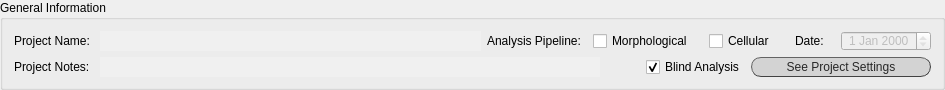
          <widget class="QGroupBox" name="groupBox_3">
           <property name="sizePolicy">
            <sizepolicy hsizetype="Expanding" vsizetype="Fixed">
             <horstretch>0</horstretch>
             <verstretch>0</verstretch>
            </sizepolicy>
           </property>
           <property name="minimumSize">
            <size>
             <width>0</width>
             <height>90</height>
            </size>
           </property>
           <property name="maximumSize">
            <size>
             <width>16777215</width>
             <height>90</height>
            </size>
           </property>
           <property name="title">
            <string>General Information</string>
           </property>
           <layout class="QVBoxLayout" name="verticalLayout_2">
            <item>
             <layout class="QGridLayout" name="gridLayout">
              <item row="0" column="2">
               <widget class="QLabel" name="lab_analysis_pipeline">
                <property name="minimumSize">
                 <size>
                  <width>100</width>
                  <height>20</height>
                 </size>
                </property>
                <property name="maximumSize">
                 <size>
                  <width>100</width>
                  <height>20</height>
                 </size>
                </property>
                <property name="styleSheet">
                 <string notr="true">font: 25 10pt &quot;Calibri Light&quot;;
</string>
                </property>
                <property name="text">
                 <string>Analysis Pipeline: </string>
                </property>
               </widget>
              </item>
              <item row="0" column="4">
               <widget class="QLabel" name="lab_ch1_5">
                <property name="sizePolicy">
                 <sizepolicy hsizetype="Fixed" vsizetype="Fixed">
                  <horstretch>0</horstretch>
                  <verstretch>0</verstretch>
                 </sizepolicy>
                </property>
                <property name="minimumSize">
                 <size>
                  <width>40</width>
                  <height>20</height>
                 </size>
                </property>
                <property name="maximumSize">
                 <size>
                  <width>40</width>
                  <height>20</height>
                 </size>
                </property>
                <property name="styleSheet">
                 <string notr="true">font: 25 10pt &quot;Calibri Light&quot;;</string>
                </property>
                <property name="text">
                 <string>Date:</string>
                </property>
               </widget>
              </item>
              <item row="0" column="0">
               <widget class="QLabel" name="lab_proj_name">
                <property name="minimumSize">
                 <size>
                  <width>80</width>
                  <height>20</height>
                 </size>
                </property>
                <property name="maximumSize">
                 <size>
                  <width>80</width>
                  <height>20</height>
                 </size>
                </property>
                <property name="styleSheet">
                 <string notr="true">font: 25 10pt &quot;Calibri Light&quot;;</string>
                </property>
                <property name="text">
                 <string>Project Name: </string>
                </property>
               </widget>
              </item>
              <item row="0" column="5">
               <widget class="QDateEdit" name="dateEdit">
                <property name="enabled">
                 <bool>false</bool>
                </property>
                <property name="minimumSize">
                 <size>
                  <width>90</width>
                  <height>20</height>
                 </size>
                </property>
                <property name="maximumSize">
                 <size>
                  <width>90</width>
                  <height>20</height>
                 </size>
                </property>
                <property name="focusPolicy">
                 <enum>Qt::NoFocus</enum>
                </property>
                <property name="styleSheet">
                 <string notr="true">font: 25 9pt &quot;Calibri Light&quot;;</string>
                </property>
                <property name="alignment">
                 <set>Qt::AlignCenter</set>
                </property>
                <property name="readOnly">
                 <bool>true</bool>
                </property>
               </widget>
              </item>
              <item row="0" column="1">
               <widget class="QLabel" name="lineEdit_proj_name">
                <property name="sizePolicy">
                 <sizepolicy hsizetype="Expanding" vsizetype="Preferred">
                  <horstretch>0</horstretch>
                  <verstretch>0</verstretch>
                 </sizepolicy>
                </property>
                <property name="minimumSize">
                 <size>
                  <width>200</width>
                  <height>20</height>
                 </size>
                </property>
                <property name="maximumSize">
                 <size>
                  <width>16777215</width>
                  <height>20</height>
                 </size>
                </property>
                <property name="styleSheet">
                 <string notr="true">font: 25 9pt &quot;Calibri Light&quot;;
background-color: rgb(240, 240, 240);
color: rgb(100, 100, 100);</string>
                </property>
                <property name="text">
                 <string/>
                </property>
                <property name="alignment">
                 <set>Qt::AlignCenter</set>
                </property>
                <property name="indent">
                 <number>2</number>
                </property>
               </widget>
              </item>
              <item row="0" column="3">
               <layout class="QHBoxLayout" name="horizontalLayout">
                <item>
                 <widget class="QCheckBox" name="checkBox_mH">
                  <property name="minimumSize">
                   <size>
                    <width>110</width>
                    <height>20</height>
                   </size>
                  </property>
                  <property name="maximumSize">
                   <size>
                    <width>110</width>
                    <height>20</height>
                   </size>
                  </property>
                  <property name="layoutDirection">
                   <enum>Qt::LeftToRight</enum>
                  </property>
                  <property name="styleSheet">
                   <string notr="true">font: 25 10pt &quot;Calibri Light&quot;;</string>
                  </property>
                  <property name="text">
                   <string>Morphological</string>
                  </property>
                  <property name="checked">
                   <bool>false</bool>
                  </property>
                 </widget>
                </item>
                <item>
                 <widget class="QCheckBox" name="checkBox_mC">
                  <property name="minimumSize">
                   <size>
                    <width>80</width>
                    <height>20</height>
                   </size>
                  </property>
                  <property name="maximumSize">
                   <size>
                    <width>80</width>
                    <height>20</height>
                   </size>
                  </property>
                  <property name="layoutDirection">
                   <enum>Qt::LeftToRight</enum>
                  </property>
                  <property name="styleSheet">
                   <string notr="true">font: 25 10pt &quot;Calibri Light&quot;;</string>
                  </property>
                  <property name="text">
                   <string>Cellular</string>
                  </property>
                 </widget>
                </item>
               </layout>
              </item>
             </layout>
            </item>
            <item>
             <layout class="QHBoxLayout" name="horizontalLayout_4">
              <item>
               <widget class="QLabel" name="lab_ref_notes_4">
                <property name="minimumSize">
                 <size>
                  <width>80</width>
                  <height>20</height>
                 </size>
                </property>
                <property name="maximumSize">
                 <size>
                  <width>80</width>
                  <height>20</height>
                 </size>
                </property>
                <property name="styleSheet">
                 <string notr="true">font: 25 10pt &quot;Calibri Light&quot;;</string>
                </property>
                <property name="text">
                 <string>Project Notes: </string>
                </property>
               </widget>
              </item>
              <item>
               <widget class="QLabel" name="lineEdit_user_organNotes">
                <property name="minimumSize">
                 <size>
                  <width>500</width>
                  <height>20</height>
                 </size>
                </property>
                <property name="maximumSize">
                 <size>
                  <width>16777215</width>
                  <height>20</height>
                 </size>
                </property>
                <property name="styleSheet">
                 <string notr="true">font: 25 9pt &quot;Calibri Light&quot;;
background-color: rgb(240, 240, 240);
color: rgb(100, 100, 100);</string>
                </property>
                <property name="text">
                 <string/>
                </property>
                <property name="indent">
                 <number>2</number>
                </property>
               </widget>
              </item>
              <item>
               <spacer name="horizontalSpacer_2">
                <property name="orientation">
                 <enum>Qt::Horizontal</enum>
                </property>
                <property name="sizeHint" stdset="0">
                 <size>
                  <width>40</width>
                  <height>20</height>
                 </size>
                </property>
               </spacer>
              </item>
              <item>
               <widget class="QCheckBox" name="cB_blind">
                <property name="sizePolicy">
                 <sizepolicy hsizetype="Fixed" vsizetype="Fixed">
                  <horstretch>0</horstretch>
                  <verstretch>0</verstretch>
                 </sizepolicy>
                </property>
                <property name="minimumSize">
                 <size>
                  <width>95</width>
                  <height>20</height>
                 </size>
                </property>
                <property name="maximumSize">
                 <size>
                  <width>16777215</width>
                  <height>20</height>
                 </size>
                </property>
                <property name="layoutDirection">
                 <enum>Qt::LeftToRight</enum>
                </property>
                <property name="styleSheet">
                 <string notr="true">font: 25 10pt &quot;Calibri Light&quot;;</string>
                </property>
                <property name="text">
                 <string>Blind Analysis</string>
                </property>
                <property name="checked">
                 <bool>true</bool>
                </property>
               </widget>
              </item>
              <item>
               <widget class="QPushButton" name="button_see_proj_settings">
                <property name="sizePolicy">
                 <sizepolicy hsizetype="Fixed" vsizetype="Fixed">
                  <horstretch>0</horstretch>
                  <verstretch>0</verstretch>
                 </sizepolicy>
                </property>
                <property name="minimumSize">
                 <size>
                  <width>180</width>
                  <height>20</height>
                 </size>
                </property>
                <property name="maximumSize">
                 <size>
                  <width>180</width>
                  <height>20</height>
                 </size>
                </property>
                <property name="sizeIncrement">
                 <size>
                  <width>180</width>
                  <height>20</height>
                 </size>
                </property>
                <property name="mouseTracking">
                 <bool>true</bool>
                </property>
                <property name="focusPolicy">
                 <enum>Qt::ClickFocus</enum>
                </property>
                <property name="autoFillBackground">
                 <bool>false</bool>
                </property>
                <property name="styleSheet">
                 <string notr="true">QPushButton{border-radius:10px;
border-width: 1px;
border-style: outset;
border-color: rgb(66, 66, 66);
background-color: rgb(211, 211, 211);
color: rgb(39, 39, 39);
font: 10pt &quot;Calibri Light&quot;;}

QPushButton:hover{
background-color: rgba(167, 0, 125, 200);
border-color: #672146;
color: rgb(234, 234, 234);
}

QPushButton:disabled{
background-color: rgb(232, 232, 232);
border-color: rgb(158, 158, 158);
color: rgb(125, 125, 125);
}

QPushButton:checked{
background-color: rgb(107, 0, 80);
border-color: rgb(76, 0, 57);
color: rgb(234, 234, 234);
}</string>
                </property>
                <property name="text">
                 <string>See Project Settings</string>
                </property>
                <property name="checkable">
                 <bool>true</bool>
                </property>
               </widget>
              </item>
             </layout>
            </item>
           </layout>
          </widget>
